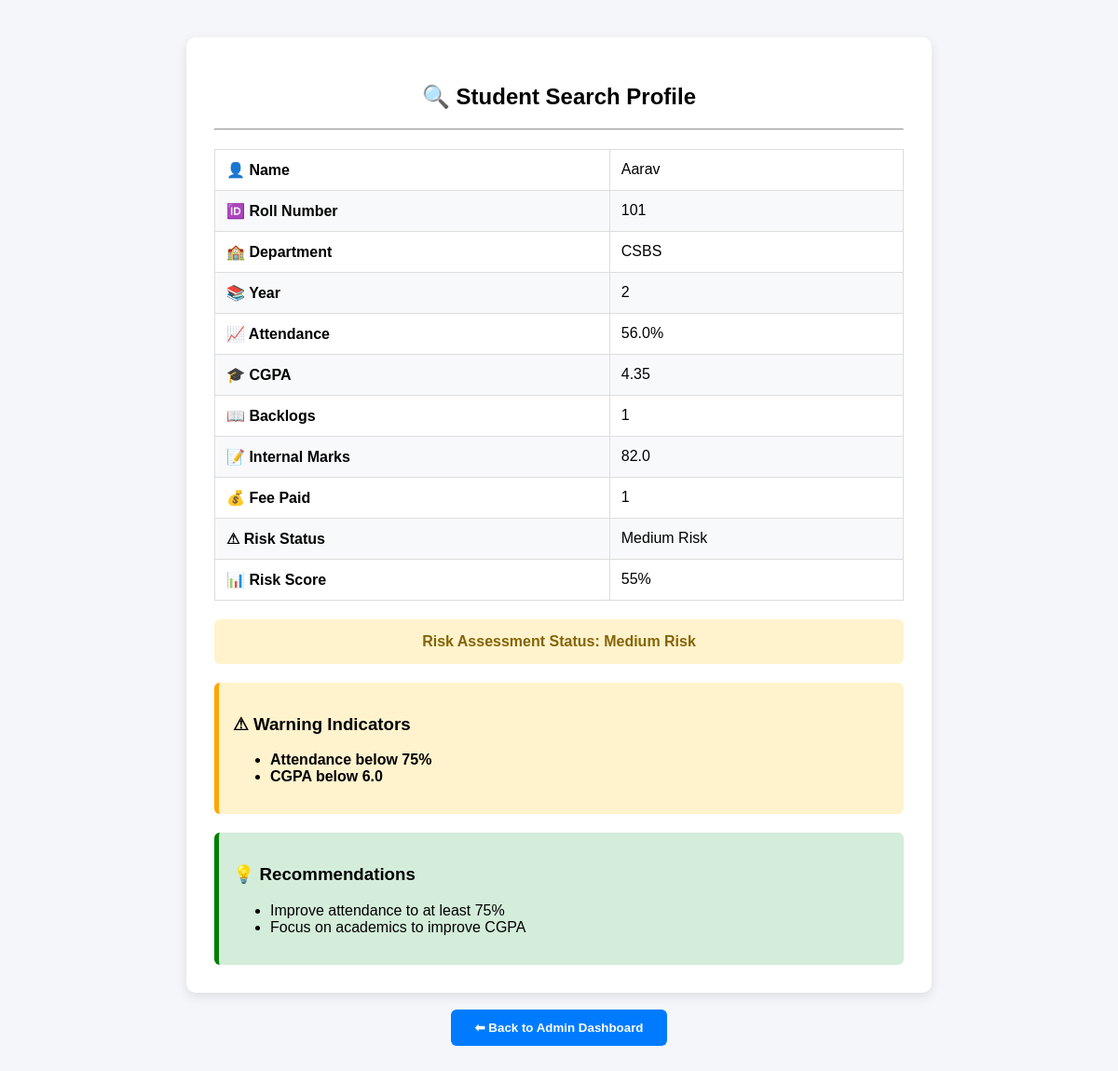
Page /search?rollno=101 on the committed database.
### tables this page shows
CREATE TABLE students (
            id INTEGER PRIMARY KEY AUTOINCREMENT,
            name TEXT,
            rollno TEXT UNIQUE,
            department TEXT,
            year INTEGER,
            attendance REAL,
            cgpa REAL,
            backlogs INTEGER,
            internal_marks REAL,
            fee_paid TEXT,
            prediction TEXT,
            riskscore INTEGER
        );

### app.py (the view)
@app.route('/search', methods=['GET', 'POST'])
def search():
    rollno = ""
    if request.method == 'POST':
        rollno = request.form.get('rollno', '').strip()
    else:
        rollno = request.args.get('rollno', '').strip()
    if not rollno:
        flash("Please enter a valid Roll Number.")
        return redirect(url_for('admin'))
    conn = sqlite3.connect(DB_FILE)
    conn.row_factory = sqlite3.Row
    cursor = conn.cursor()
    cursor.execute(
        "SELECT * FROM students WHERE rollno=?",
        (rollno,)
    )
    student = cursor.fetchone()
    conn.close()
    if not student:
        return f"<h3>Student with Roll Number '{rollno}' not found.</h3><a href='/admin'>Go Back</a>"
    warnings = []
    recommendations = []
    if student["attendance"] < 75:
        warnings.append("Attendance below 75%")
        recommendations.append("Improve attendance to at least 75%")
    if student["cgpa"] < 6:
        warnings.append("CGPA below 6.0")
        recommendations.append("Focus on academics to improve CGPA")
    if student["backlogs"] > 2:
        warnings.append("More than 2 backlogs")
        recommendations.append("Clear backlog subjects immediately")
    if student["fee_paid"] == "No":
        warnings.append("Fee payment pending")
        recommendations.append("Complete pending fee payment")
    return render_template(
        "search.html",
        student=student,
        warnings=warnings,
        recommendations=recommendations
    )

### templates/search.html (shortened to what this page needs)
<!DOCTYPE html>
<html lang="en">
<head>
    <link rel="stylesheet" href="{{ url_for('static', filename='style.css') }}">
</head>
<body>
<div class="container">
{% if student %}
<div class="profile-card">
    <h2>🔍 Student Search Profile</h2>
    <hr>
    <table>
        <tr>
            <td><b>👤 Name</b></td>
            <td>{{ student['name'] }}</td>
        </tr>
        <tr>
            <td><b>🆔 Roll Number</b></td>
            <td>{{ student['rollno'] }}</td>
        </tr>
        <tr>
            <td><b>🏫 Department</b></td>
            <td>{{ student['department'] }}</td>
        </tr>
        <tr>
            <td><b>📚 Year</b></td>
            <td>{{ student['year'] }}</td>
        </tr>
        <tr>
            <td><b>📈 Attendance</b></td>
            <td>{{ student['attendance'] }}%</td>
        </tr>
        <tr>
            <td><b>🎓 CGPA</b></td>
            <td>{{ student['cgpa'] }}</td>
        </tr>
        <tr>
            <td><b>📖 Backlogs</b></td>
            <td>{{ student['backlogs'] }}</td>
        </tr>
        <tr>
            <td><b>📝 Internal Marks</b></td>
            <td>{{ student['internal_marks'] }}</td>
        </tr>
        <tr>
            <td><b>💰 Fee Paid</b></td>
            <td>{{ student['fee_paid'] }}</td>
        </tr>
        <tr>
            <td><b>⚠ Risk Status</b></td>
            <td>{{ student['prediction'] }}</td>
        </tr>
        <tr>
            <td><b>📊 Risk Score</b></td>
            <td>{{ student['riskscore'] }}%</td>
        </tr>
    </table>
    <div class="risk-box {% if student['prediction'] %}{{ student['prediction'].lower().replace(' ', '-') }}{% endif %}">
        Risk Assessment Status:
        {% if student['prediction'] %}
            {{ student['prediction'] }}
        {% else %}
            Not Evaluated Yet
        {% endif %}
    </div>
    {% if warnings %}
    <div class="warning-box">
        <h3>⚠ Warning Indicators</h3>
        <ul>
            {% for warning in warnings %}
                <li><b>{{ warning }}</b></li>
            {% endfor %}
        </ul>
    </div>
    {% endif %}
    {% if recommendations %}
    <div class="recommendation-box">
        <h3>💡 Recommendations</h3>
        <ul>
            {% for rec in recommendations %}
                <li>{{ rec }}</li>
            {% endfor %}
        </ul>
    </div>
    {% endif %}
</div>
{% endif %}
<br>
<a href="/admin">
    <button class="back-btn">
        ⬅ Back to Admin Dashboard
    </button>
</a>
</div>
</body>
</html>

### static/style.css (style rules this page uses)
body { font-family: Arial; background:#f4f6f9; text-align:center; }
.container { width:80%; margin:auto; }
button { background:#007bff; color:white; padding:10px; border:none; border-radius:5px; }
.risk-box { background:#fff3cd; padding:20px; border-radius:10px; margin-top:20px; }

### templates/search.html (style rules this page uses)
body { background-color: #f4f6f9; font-family: Arial, sans-serif; }
.container { margin: 40px auto; max-width: 800px; text-align: center; }
.profile-card { background: white; padding: 30px; border-radius: 10px; box-shadow: 0px 4px 12px rgba(0,0,0,0.1); }
table { width: 100%; border-collapse: collapse; margin-top: 20px; }
table td { border: 1px solid #ddd; padding: 12px; text-align: left; }
table tr:nth-child(even) { background-color: #f8f9fa; }
.risk-box { padding: 15px; margin-top: 20px; border-radius: 6px; font-weight: bold; }
.medium-risk { background: #fff3cd; color: #856404; }
.warning-box { margin-top: 20px; text-align: left; background: #fff3cd; padding: 15px; border-radius: 6px; border-left: 5px solid orange; }
.recommendation-box { margin-top: 20px; text-align: left; background: #d4edda; padding: 15px; border-radius: 6px; border-left: 5px solid green; }
.back-btn { padding: 12px 25px; background: #007bff; color: white; border: none; border-radius: 6px; font-weight: bold; cursor: pointer; }

### rows in the picture
students: name "Aarav", rollno "101", department "CSBS", year "2", attendance "56.0", cgpa "4.35", backlogs "1", internal_marks "82.0", fee_paid "1", prediction "Medium Risk", riskscore "55"

### other values in the picture
{{ warning }} "Attendance below 75%" "CGPA below 6.0"
{{ rec }} "Improve attendance to at least 75%" "Focus on academics to improve CGPA"
